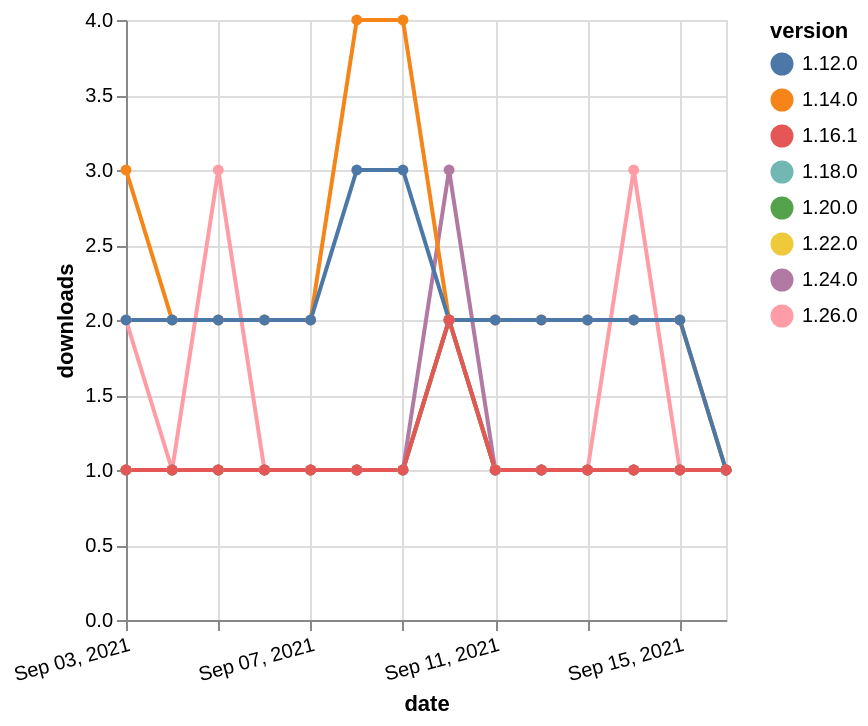

Specify this chart in Vega-Lite:
### Vega-Lite specification from a JSON file in a GitHub repository (floating-point values rounded to 4 significant figures)
{"$schema": "https://vega.github.io/schema/vega-lite/v5.json", "description": "A simple bar chart with embedded data.", "data": {"values": [{"date": "2021-09-03", "total": 210, "delta": 1, "version": "1.18.0"}, {"date": "2021-09-04", "total": 211, "delta": 1, "version": "1.18.0"}, {"date": "2021-09-05", "total": 212, "delta": 1, "version": "1.18.0"}, {"date": "2021-09-06", "total": 213, "delta": 1, "version": "1.18.0"}, {"date": "2021-09-07", "total": 214, "delta": 1, "version": "1.18.0"}, {"date": "2021-09-08", "total": 215, "delta": 1, "version": "1.18.0"}, {"date": "2021-09-09", "total": 216, "delta": 1, "version": "1.18.0"}, {"date": "2021-09-10", "total": 218, "delta": 2, "version": "1.18.0"}, {"date": "2021-09-11", "total": 219, "delta": 1, "version": "1.18.0"}, {"date": "2021-09-12", "total": 220, "delta": 1, "version": "1.18.0"}, {"date": "2021-09-13", "total": 221, "delta": 1, "version": "1.18.0"}, {"date": "2021-09-14", "total": 222, "delta": 1, "version": "1.18.0"}, {"date": "2021-09-15", "total": 223, "delta": 1, "version": "1.18.0"}, {"date": "2021-09-16", "total": 224, "delta": 1, "version": "1.18.0"}, {"date": "2021-09-03", "total": 171, "delta": 1, "version": "1.22.0"}, {"date": "2021-09-04", "total": 172, "delta": 1, "version": "1.22.0"}, {"date": "2021-09-05", "total": 173, "delta": 1, "version": "1.22.0"}, {"date": "2021-09-06", "total": 174, "delta": 1, "version": "1.22.0"}, {"date": "2021-09-07", "total": 175, "delta": 1, "version": "1.22.0"}, {"date": "2021-09-08", "total": 176, "delta": 1, "version": "1.22.0"}, {"date": "2021-09-09", "total": 177, "delta": 1, "version": "1.22.0"}, {"date": "2021-09-10", "total": 179, "delta": 2, "version": "1.22.0"}, {"date": "2021-09-11", "total": 180, "delta": 1, "version": "1.22.0"}, {"date": "2021-09-12", "total": 181, "delta": 1, "version": "1.22.0"}, {"date": "2021-09-13", "total": 182, "delta": 1, "version": "1.22.0"}, {"date": "2021-09-14", "total": 183, "delta": 1, "version": "1.22.0"}, {"date": "2021-09-15", "total": 184, "delta": 1, "version": "1.22.0"}, {"date": "2021-09-16", "total": 185, "delta": 1, "version": "1.22.0"}, {"date": "2021-09-03", "total": 125, "delta": 2, "version": "1.26.0"}, {"date": "2021-09-04", "total": 126, "delta": 1, "version": "1.26.0"}, {"date": "2021-09-05", "total": 129, "delta": 3, "version": "1.26.0"}, {"date": "2021-09-06", "total": 130, "delta": 1, "version": "1.26.0"}, {"date": "2021-09-07", "total": 131, "delta": 1, "version": "1.26.0"}, {"date": "2021-09-08", "total": 132, "delta": 1, "version": "1.26.0"}, {"date": "2021-09-09", "total": 133, "delta": 1, "version": "1.26.0"}, {"date": "2021-09-10", "total": 135, "delta": 2, "version": "1.26.0"}, {"date": "2021-09-11", "total": 136, "delta": 1, "version": "1.26.0"}, {"date": "2021-09-12", "total": 137, "delta": 1, "version": "1.26.0"}, {"date": "2021-09-13", "total": 138, "delta": 1, "version": "1.26.0"}, {"date": "2021-09-14", "total": 141, "delta": 3, "version": "1.26.0"}, {"date": "2021-09-15", "total": 142, "delta": 1, "version": "1.26.0"}, {"date": "2021-09-16", "total": 143, "delta": 1, "version": "1.26.0"}, {"date": "2021-09-03", "total": 183, "delta": 1, "version": "1.20.0"}, {"date": "2021-09-04", "total": 184, "delta": 1, "version": "1.20.0"}, {"date": "2021-09-05", "total": 185, "delta": 1, "version": "1.20.0"}, {"date": "2021-09-06", "total": 186, "delta": 1, "version": "1.20.0"}, {"date": "2021-09-07", "total": 187, "delta": 1, "version": "1.20.0"}, {"date": "2021-09-08", "total": 188, "delta": 1, "version": "1.20.0"}, {"date": "2021-09-09", "total": 189, "delta": 1, "version": "1.20.0"}, {"date": "2021-09-10", "total": 191, "delta": 2, "version": "1.20.0"}, {"date": "2021-09-11", "total": 192, "delta": 1, "version": "1.20.0"}, {"date": "2021-09-12", "total": 193, "delta": 1, "version": "1.20.0"}, {"date": "2021-09-13", "total": 194, "delta": 1, "version": "1.20.0"}, {"date": "2021-09-14", "total": 195, "delta": 1, "version": "1.20.0"}, {"date": "2021-09-15", "total": 196, "delta": 1, "version": "1.20.0"}, {"date": "2021-09-16", "total": 197, "delta": 1, "version": "1.20.0"}, {"date": "2021-09-03", "total": 194, "delta": 1, "version": "1.24.0"}, {"date": "2021-09-04", "total": 195, "delta": 1, "version": "1.24.0"}, {"date": "2021-09-05", "total": 196, "delta": 1, "version": "1.24.0"}, {"date": "2021-09-06", "total": 197, "delta": 1, "version": "1.24.0"}, {"date": "2021-09-07", "total": 198, "delta": 1, "version": "1.24.0"}, {"date": "2021-09-08", "total": 199, "delta": 1, "version": "1.24.0"}, {"date": "2021-09-09", "total": 200, "delta": 1, "version": "1.24.0"}, {"date": "2021-09-10", "total": 203, "delta": 3, "version": "1.24.0"}, {"date": "2021-09-11", "total": 204, "delta": 1, "version": "1.24.0"}, {"date": "2021-09-12", "total": 205, "delta": 1, "version": "1.24.0"}, {"date": "2021-09-13", "total": 206, "delta": 1, "version": "1.24.0"}, {"date": "2021-09-14", "total": 207, "delta": 1, "version": "1.24.0"}, {"date": "2021-09-15", "total": 208, "delta": 1, "version": "1.24.0"}, {"date": "2021-09-16", "total": 209, "delta": 1, "version": "1.24.0"}, {"date": "2021-09-03", "total": 2506, "delta": 3, "version": "1.14.0"}, {"date": "2021-09-04", "total": 2508, "delta": 2, "version": "1.14.0"}, {"date": "2021-09-05", "total": 2510, "delta": 2, "version": "1.14.0"}, {"date": "2021-09-06", "total": 2512, "delta": 2, "version": "1.14.0"}, {"date": "2021-09-07", "total": 2514, "delta": 2, "version": "1.14.0"}, {"date": "2021-09-08", "total": 2518, "delta": 4, "version": "1.14.0"}, {"date": "2021-09-09", "total": 2522, "delta": 4, "version": "1.14.0"}, {"date": "2021-09-10", "total": 2524, "delta": 2, "version": "1.14.0"}, {"date": "2021-09-11", "total": 2526, "delta": 2, "version": "1.14.0"}, {"date": "2021-09-12", "total": 2528, "delta": 2, "version": "1.14.0"}, {"date": "2021-09-13", "total": 2530, "delta": 2, "version": "1.14.0"}, {"date": "2021-09-14", "total": 2532, "delta": 2, "version": "1.14.0"}, {"date": "2021-09-15", "total": 2534, "delta": 2, "version": "1.14.0"}, {"date": "2021-09-16", "total": 2535, "delta": 1, "version": "1.14.0"}, {"date": "2021-09-03", "total": 2351, "delta": 2, "version": "1.12.0"}, {"date": "2021-09-04", "total": 2353, "delta": 2, "version": "1.12.0"}, {"date": "2021-09-05", "total": 2355, "delta": 2, "version": "1.12.0"}, {"date": "2021-09-06", "total": 2357, "delta": 2, "version": "1.12.0"}, {"date": "2021-09-07", "total": 2359, "delta": 2, "version": "1.12.0"}, {"date": "2021-09-08", "total": 2362, "delta": 3, "version": "1.12.0"}, {"date": "2021-09-09", "total": 2365, "delta": 3, "version": "1.12.0"}, {"date": "2021-09-10", "total": 2367, "delta": 2, "version": "1.12.0"}, {"date": "2021-09-11", "total": 2369, "delta": 2, "version": "1.12.0"}, {"date": "2021-09-12", "total": 2371, "delta": 2, "version": "1.12.0"}, {"date": "2021-09-13", "total": 2373, "delta": 2, "version": "1.12.0"}, {"date": "2021-09-14", "total": 2375, "delta": 2, "version": "1.12.0"}, {"date": "2021-09-15", "total": 2377, "delta": 2, "version": "1.12.0"}, {"date": "2021-09-16", "total": 2378, "delta": 1, "version": "1.12.0"}, {"date": "2021-09-03", "total": 248, "delta": 1, "version": "1.16.1"}, {"date": "2021-09-04", "total": 249, "delta": 1, "version": "1.16.1"}, {"date": "2021-09-05", "total": 250, "delta": 1, "version": "1.16.1"}, {"date": "2021-09-06", "total": 251, "delta": 1, "version": "1.16.1"}, {"date": "2021-09-07", "total": 252, "delta": 1, "version": "1.16.1"}, {"date": "2021-09-08", "total": 253, "delta": 1, "version": "1.16.1"}, {"date": "2021-09-09", "total": 254, "delta": 1, "version": "1.16.1"}, {"date": "2021-09-10", "total": 256, "delta": 2, "version": "1.16.1"}, {"date": "2021-09-11", "total": 257, "delta": 1, "version": "1.16.1"}, {"date": "2021-09-12", "total": 258, "delta": 1, "version": "1.16.1"}, {"date": "2021-09-13", "total": 259, "delta": 1, "version": "1.16.1"}, {"date": "2021-09-14", "total": 260, "delta": 1, "version": "1.16.1"}, {"date": "2021-09-15", "total": 261, "delta": 1, "version": "1.16.1"}, {"date": "2021-09-16", "total": 262, "delta": 1, "version": "1.16.1"}]}, "width": "container", "mark": {"type": "line", "point": {"filled": true}}, "encoding": {"x": {"field": "date", "type": "temporal", "timeUnit": "yearmonthdate", "title": "date", "axis": {"labelAngle": -15}}, "y": {"field": "delta", "type": "quantitative", "title": "downloads"}, "color": {"field": "version", "type": "nominal"}, "tooltip": {"field": "delta"}}}
